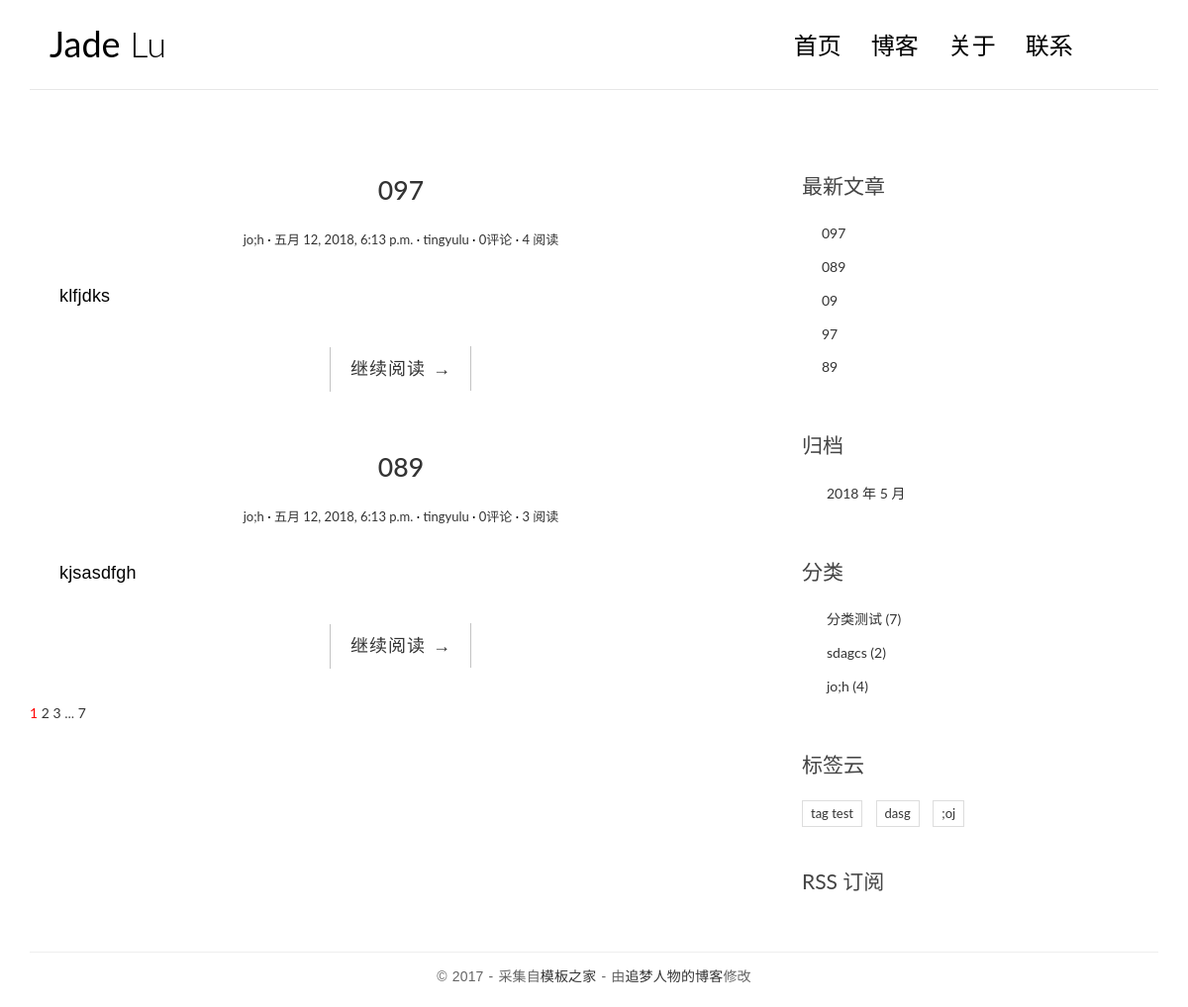
The page / on the database its author committed.
### blog/models.py (models this page shows, shortened)
class Post(models.Model):   # 文章表格
    title = models.CharField(max_length=70)
    body = models.TextField()
    excerpt = models.CharField(max_length=200, blank=True)
    created_time = models.DateTimeField()
    modified_time = models.DateTimeField()
    category = models.ForeignKey(Category)
    tags = models.ManyToManyField(Tag, blank=True)
    author = models.ForeignKey(User)
    views = models.PositiveIntegerField(default=0) #此字段类型的值只允许为正整数或0，这里我们设置初始化为0.
    def get_absolute_url(self):
        return reverse('blog:detail', kwargs={'pk': self.pk})
    class Meta:
        ordering = ['-created_time'] #ordering 属性用来指定文章排序方式。列表中可以有多个项。

class Category(models.Model):   # 分类表格
    name = models.CharField(max_length=100)

class Tag(models.Model):   # 标签表格
    name = models.CharField(max_length=100)

### blog/views.py (the view, shortened to what this page needs)
# urls.py: url(r'^$', views.IndexView.as_view(), name='index'),  #as_view()方法把IndexView类转换成一个函数
class IndexView(ListView):
    model = Post
    template_name = 'blog/index.html'
    context_object_name = 'post_list'
    paginate_by = 2
    def get_context_data(self, **kwargs):
        context = super().get_context_data(**kwargs)
        paginator = context.get('paginator')
        page = context.get('page_obj')
        is_paginated = context.get('is_paginated')
        pagination_data =self.pagination_data(paginator,page,is_paginated)
        context.update(pagination_data)
        return context
    def pagination_data(self,paginator,page,is_paginated):
        if not is_paginated:
            return {}
        left = []
        right = []
        left_has_more = False
        right_has_more = False
        first = False
        last = False
        page_number = page.number
        total_pages = paginator.num_pages
        page_range = paginator.page_range
        if page_number == 1:
            right=page_range[page_number:page_number+2]
            if right[-1] < total_pages-1:
                right_has_more = True
            if right[-1] < total_pages:
                last = True
        elif page_number == total_pages:
            left = page_range[(page_number-3) if (page_number-3) > 0 else 0: page_number-1]
            if left[0] > 2:
                left_has_more = True
            if left[0] > 1:
                first = True
        data = {
            'left': left,
            'right': right,
            'left_has_more': left_has_more,
            'right_has_more': right_has_more,
            'first': first,
            'last': last,
        }
        return data

### blog/templatetags/blog_tags.py (called while the page is built)
@register.simple_tag    #注册这个函数为模板标签，这样就能通过{% get_recent_posts %}语法在模板中调用这个函数
def get_recent_posts(num=5):
    return Post.objects.all().order_by('-created_time')[:num]

@register.simple_tag
def archives():
    return Post.objects.dates('created_time', 'month', order='DESC')

@register.simple_tag
def get_categories():
    return Category.objects.annotate(num_posts=Count('post')).filter(num_posts__gt=0)

@register.simple_tag
def get_tags():
    return Tag.objects.annotate(num_posts=Count('post')).filter(num_posts__gt=0)

### templates/blog/index.html (shortened to what this page needs)
{% extends 'base.html' %}
{% block main %}
    {% for post in post_list %}
        <article class="post post-{{post.pk}}">
                    <header class="entry-header">
                        <h1 class="entry-title">
                            <a href="{{ post.get_absolute_url }}">{{ post.title }}</a>
                        </h1>
                        <div class="entry-meta">
                            <span class="post-category"><a href="{% url 'blog:category' post.category.pk %}">{{ post.category.name }}</a></span>
                            <span class="post-date"><a href="#"><time class="entry-date"
                                                                      datetime="2012-11-09T23:15:57+00:00">{{ post.created_time }}</time></a></span>
                            <span class="post-author"><a href="#">{{ post.author }}</a></span>
                            <span class="comments-link"><a href="{{ post.get_absolute_url }}#comment-area">{{ post.comment_set.count }}评论</a></span>
                            <span class="views-count"><a href="{{ post.get_absolute_url }}">{{ post.views }} 阅读</a></span>
                        </div>
                    </header>
                    <div class="entry-content clearfix">
                        <p>{{ post.excerpt }}</p>
                        <div class="read-more cl-effect-14">
                            <a href="{{ post.get_absolute_url }}" class="more-link">继续阅读 <span class="meta-nav">→</span></a>
                        </div>
                    </div>
        </article>
    {% empty %}
        <div class="no-post">暂时还没有发布的文章！</div>
    {% endfor %}
    {% if is_paginated %}
    <div class="pagination">
        <a href="?page={{ page_obj.number }}" style="color: red">{{ page_obj.number }}</a>
        {% if right %}
            {% for i in right %}
            <a href="?page={{ i }}">{{ i }}</a>
            {% endfor %}
            {% if right_has_more %}
                <span>...</span>
            {% endif %}
        {% endif %}
        {% if last %}
            <a href="?page={{ paginator.num_pages }}">{{ paginator.num_pages }}</a>
        {% endif %}
    </div>
    {% endif %}
{% endblock main %}

### templates/base.html (shortened to what this page needs)
{% load staticfiles %}
{% load blog_tags %}
<!DOCTYPE html>
<html>
<head>
    <link rel="stylesheet" href="{% static 'blog/css/bootstrap.min.css' %}">
    <link rel="stylesheet" href="http://code.ionicframework.com/ionicons/2.0.1/css/ionicons.min.css">
    <link rel="stylesheet" href="{% static 'blog/css/pace.css' %}">
    <link rel="stylesheet" href="{% static 'blog/css/custom.css' %}">
    <link rel="stylesheet" href="{% static 'blog/css/highlights/github.css' %}">
</head>
<body>
<div class="container">
    <header id="site-header">
        <div class="row">
            <div class="col-md-4 col-sm-5 col-xs-8">
                <div class="logo">
                    <h1><a href="{% url 'blog:index' %}"><b>Jade</b> Lu</a></h1>
                </div>
            </div>
            <div class="col-md-8 col-sm-7 col-xs-4">
                <nav class="main-nav" role="navigation">
                    <div class="collapse navbar-collapse" id="bs-example-navbar-collapse-1">
                        <ul class="nav navbar-nav navbar-right">
                            <li class="cl-effect-11"><a href="{% url 'blog:index' %}" data-hover="首页">首页</a></li>
                            <li class="cl-effect-11"><a href="full-width.html" data-hover="博客">博客</a></li>
                            <li class="cl-effect-11"><a href="about.html" data-hover="关于">关于</a></li>
                            <li class="cl-effect-11"><a href="contact.html" data-hover="联系">联系</a></li>
                        </ul>
                    </div>
                </nav>
            </div>
        </div>
    </header>
</div>
<div class="content-body">
    <div class="container">
        <div class="row">
            <main class="col-md-8">
                {% block main %}
                {% endblock main %}
            </main>
            <aside class="col-md-4">
                <div class="widget widget-recent-posts">
                    <h3 class="widget-title">最新文章</h3>
                    {% get_recent_posts as recent_post_list %}
                    <ul>
                        {% for post in recent_post_list %}
                        <li>
                            <a href="{{ post.get_absolute_url }}">{{ post.title }}</a>
                        </li>
                        {% empty %}
                        暂无文章！
                        {% endfor %}
                    </ul>
                </div>
                <div class="widget widget-archives">
                    <h3 class="widget-title">归档</h3>
                    {% archives as date_list %}
                    <ul>
                        {% for date in date_list %}
                        <li>
                            <a href="{% url 'blog:archives' date.year date.month %}">{{ date.year }} 年 {{ date.month }} 月</a>
                        </li>
                        {% empty %}
                        暂无归档！
                        {% endfor %}
                    </ul>
                </div>
                <div class="widget widget-category">
                    <h3 class="widget-title">分类</h3>
                    {% get_categories as category_list %}
                    <ul>
                        {% for category in category_list %}
                        <li>
                            <a href="{% url 'blog:category' category.pk %}">{{ category.name }} <span class="post-count">({{ category.num_posts }})</span></a>
                        </li>
                        {% empty %}
                        暂无分类！
                        {% endfor %}
                    </ul>
                </div>
                <div class="widget widget-tag-cloud">
                    <h3 class="widget-title">标签云</h3>
                    {% get_tags as tag_list %}
                    <ul>
                        {% for tag in tag_list %}
                        <li>
                            <a href="{% url 'blog:tag' tag.pk %}">{{ tag.name }}</a>
                        </li>
                        {% empty %}
                        暂无标签！
                        {% endfor %}
                    </ul>
                </div>
                <div class="rss">
                    <a href="{% url 'rss' %}"> RSS 订阅</a>
                </div>
            </aside>
        </div>
    </div>
</div>
<footer id="site-footer">
    <div class="container">
        <div class="row">
            <div class="col-md-12">
                <p class="copyright">&copy 2017 - 采集自<a href="http://www.cssmoban.com/"
                                                        target="_blank" title="模板之家">模板之家</a>
                    - 由<a href="http://zmrenwu.com/" title="网页模板" target="_blank">追梦人物的博客</a>修改
                </p>
            </div>
        </div>
    </div>
</footer>
</body>
</html>

### blog/static/blog/css/custom.css (style rules this page uses)
* { outline: none; }
h1, h2, h3, h4, h5, h6 { margin-top: 0; }
b { font-weight: 400; }
a { color: #333; }
body { color: #444; font-family: 'Lato', sans-serif; }
p { font-family: 'Ubuntu', sans-serif; font-weight: 400; word-spacing: 1px; letter-spacing: 0.01em; }
#site-header { background-color: #FFF; padding: 25px 20px; margin-bottom: 40px; border-bottom: 1px solid #e7e7e7; }
.logo h1 a { color: #000; }
.logo h1 { margin: 0; font-family: 'Lato', sans-serif; font-weight: 300; }
.main-nav { margin-top: 11px; max-width: 95%; }
.main-nav a { color: #000000 !important; padding: 0 0 5px 0 !important; margin-right: 30px; font-family: 'Lato', sans-serif; font-weight: 300; font-size: 24px; }
.cl-effect-11 a { padding: 10px 0; color: #0972b4; text-shadow: none; }
.cl-effect-11 a::before { position: absolute; top: 0; left: 0; overflow: hidden; padding: 0 0 5px 0 !important; max-width: 0; border-bottom: 1px solid #000; color: #000; content: attr(data-hover); white-space: nowrap; -webkit-transition: max-width 0.5s; -moz-transition: max-width 0.5s; transition: max-width 0.5s; }
.content-body { padding-bottom: 4em; }
.post { background: #fff; padding: 30px 30px 0; }
.entry-title { text-align: center; font-size: 1.9em; margin-bottom: 20px; line-height: 1.6; padding: 10px 20px 0; }
.entry-meta { text-align: center; color: #DDDDDD; font-size: 13px; margin-bottom: 30px; }
.entry-content { font-size: 18px; line-height: 1.9; font-weight: 300; color: #000; }
.post-category::after, .post-date::after, .post-author::after, .comments-link::after { content: ' ·'; color: #000; }
.read-more { font-family: 'Ubuntu', sans-serif; font-weight: 400; word-spacing: 1px; letter-spacing: 0.01em; text-align: center; margin-top: 20px; }
.cl-effect-14 a { padding: 0 20px; height: 45px; line-height: 45px; position: relative; display: inline-block; margin: 15px 25px; letter-spacing: 1px; font-weight: 400; text-shadow: 0 0 1px rgba(255, 255, 255, 0.3); }
.cl-effect-14 a::before, .cl-effect-14 a::after { position: absolute; width: 45px; height: 1px; background: #C3C3C3; content: ''; -webkit-transition: all 0.3s; -moz-transition: all 0.3s; transition: all 0.3s; pointer-events: none; }
.cl-effect-14 a::before { top: 0; left: 0; -webkit-transform: rotate(90deg); -moz-transform: rotate(90deg); transform: rotate(90deg); -webkit-transform-origin: 0 0; -moz-transform-origin: 0 0; transform-origin: 0 0; }
.cl-effect-14 a::after { right: 0; bottom: 0; -webkit-transform: rotate(90deg); -moz-transform: rotate(90deg); transform: rotate(90deg); -webkit-transform-origin: 100% 0; -moz-transform-origin: 100% 0; transform-origin: 100% 0; }
.widget { background: #fff; padding: 30px 0 0; }
.widget-title { font-size: 1.5em; margin-bottom: 20px; line-height: 1.6; padding: 10px 0 0; font-weight: 400; }
.widget-recent-posts ul { padding: 0; margin: 0; padding-left: 20px; }
.widget-recent-posts ul li { list-style-type: none; position: relative; line-height: 170%; margin-bottom: 10px; }
.widget-recent-posts ul li::before { content: '\f3d3'; font-family: "Ionicons"; position: absolute; left: -17px; top: 3px; font-size: 16px; color: #000; }
.widget-archives ul { padding: 0; margin: 0; padding-left: 25px; }
.widget-archives ul li { list-style-type: none; position: relative; line-height: 170%; margin-bottom: 10px; }
.widget-archives ul li::before { content: '\f3f3'; font-family: "Ionicons"; position: absolute; left: -25px; top: 1px; font-size: 16px; color: #000; }
.widget-category ul { padding: 0; margin: 0; padding-left: 25px; }
.widget-category ul li { list-style-type: none; position: relative; line-height: 170%; margin-bottom: 10px; }
.widget-category ul li::before { content: '\f3fe'; font-family: "Ionicons"; position: absolute; left: -25px; top: 1px; font-size: 18px; color: #000; }
.widget-tag-cloud ul { padding: 0; margin: 0; margin-right: -10px; }
.widget-tag-cloud ul li { list-style-type: none; font-size: 13px; display: inline-block; margin-right: 10px; margin-bottom: 10px; padding: 3px 8px; border: 1px solid #ddd; }
.rss { font-size: 21px; margin-top: 30px; }
.rss a { color: #444; }
#site-footer { padding-top: 10px; padding: 0 0 1.5em 0; }
.copyright { text-align: center; padding-top: 1em; margin: 0; border-top: 1px solid #eee; color: #666; }

### rows shown on the page
Post: title "097", category.name "jo;h", created_time "五月 12, 2018, 6:13 p.m.", author "tingyulu", comment_set.count "0", views "4", excerpt "klfjdks"
Post: title "089", category.name "jo;h", created_time "五月 12, 2018, 6:13 p.m.", author "tingyulu", comment_set.count "0", views "3", excerpt "kjsasdfgh"
Post: title "09"
Post: title "97"
Post: title "89"
Category: name "分类测试", num_posts "7"
Category: name "sdagcs", num_posts "2"
Category: name "jo;h", num_posts "4"
Tag: name "tag test"
Tag: name "dasg"
Tag: name ";oj"

### other values the page prints
{{ page_obj.number }} "1"
{{ i }} "2" "3"
{{ paginator.num_pages }} "7"
{{ date.year }} "2018"
{{ date.month }} "5"
